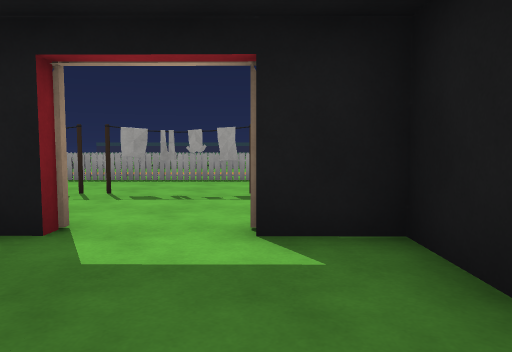
view 1 (above)

24 first-person views from a walk through a scene from a Unity 3-D project. The camera is 1.2 m above the floor, tilts 4° down and sees 70° across. The floor is counted in squares, 2 m on a side. Each view is taken from the middle of a square. On the plan, view 1 faces up. The plan holds only what a view shows up to about 10 squares ahead; the rest is blank. The place goes on beyond the plan. Some animated figures are not drawn. Some surface patterns are stand-ins.

view 2
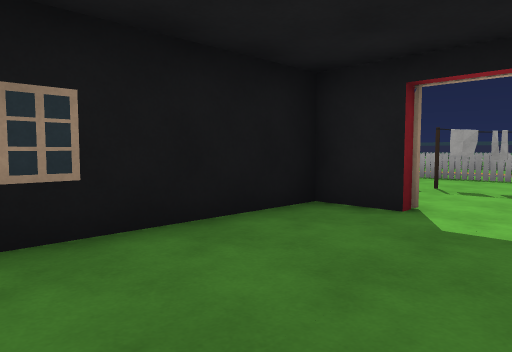

view 3
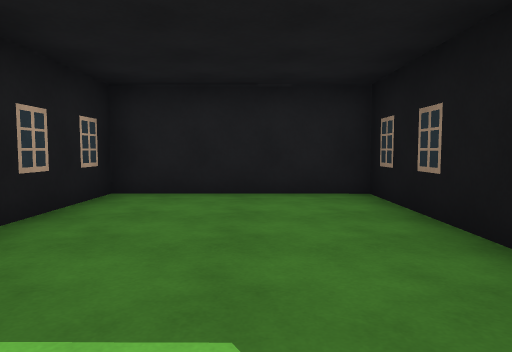

view 4
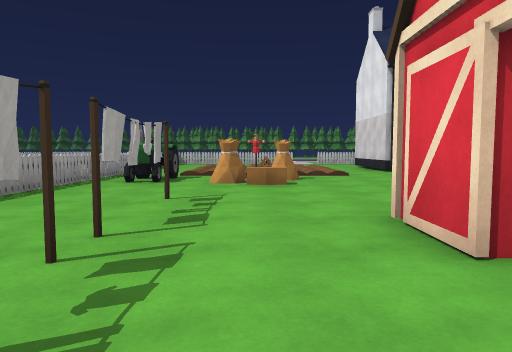

view 5
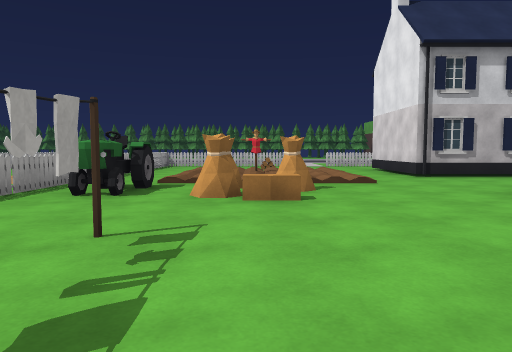

view 6
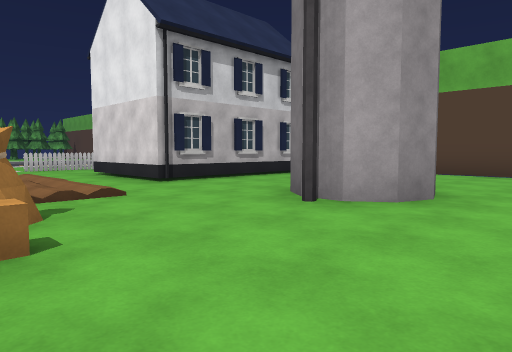

view 7
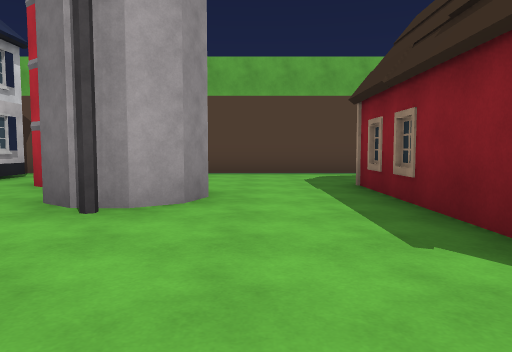

view 8
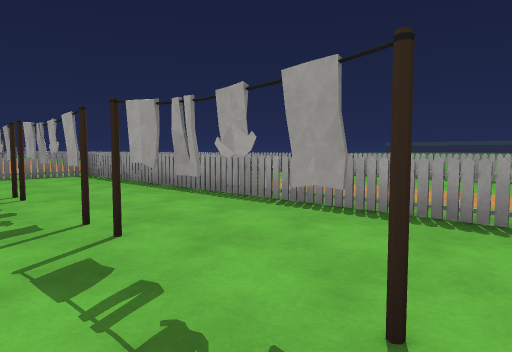

view 9
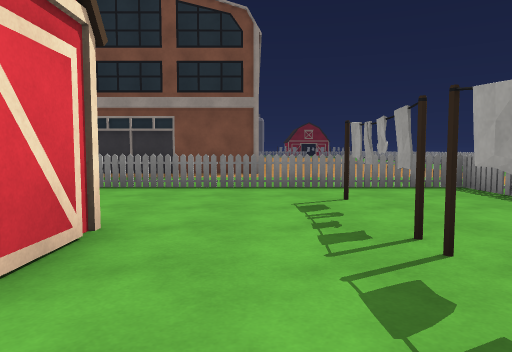

view 10
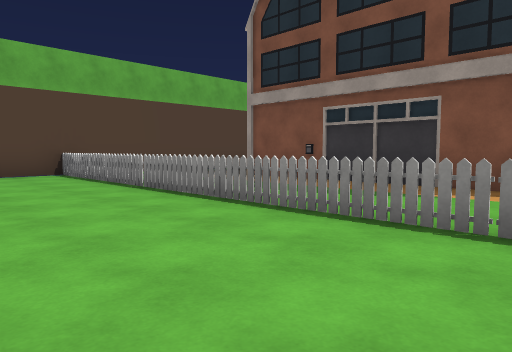

view 11
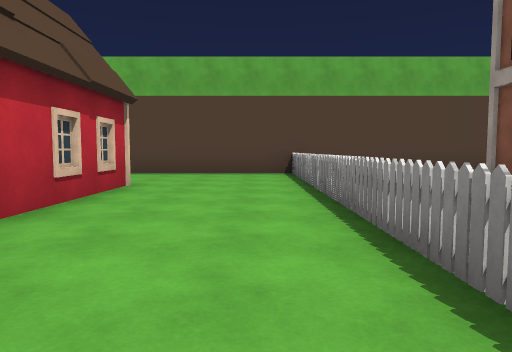

view 12
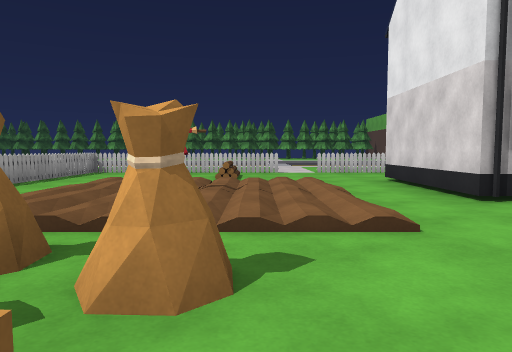

view 13
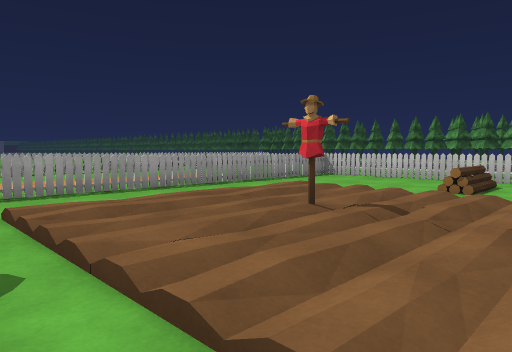

view 14
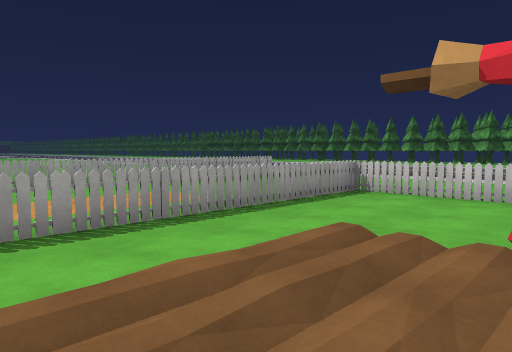

view 15
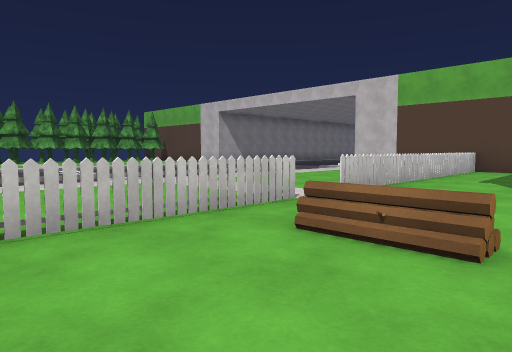

view 16
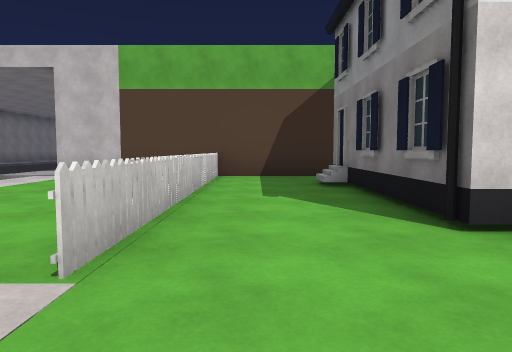

view 17
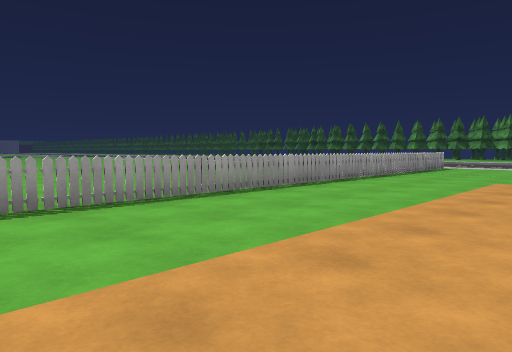

view 18
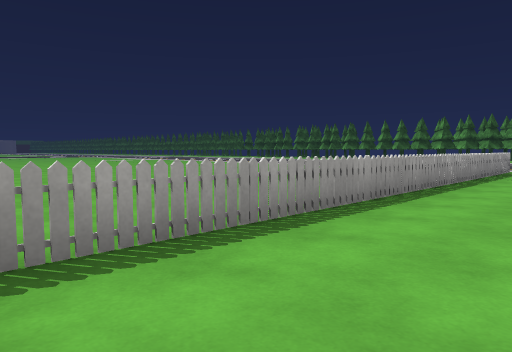

view 19
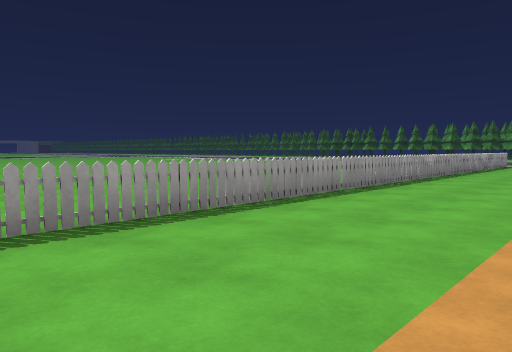

view 20
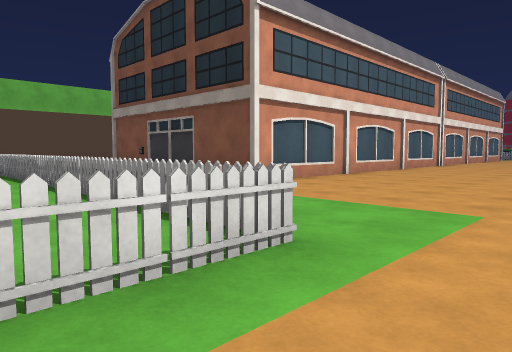

view 21
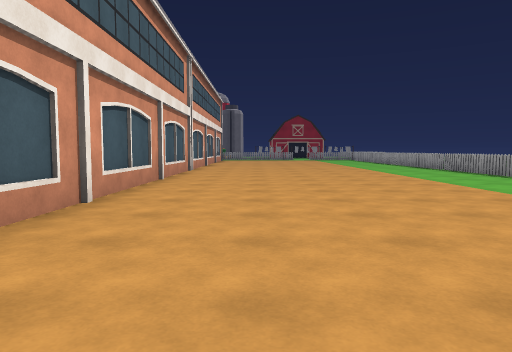

view 22
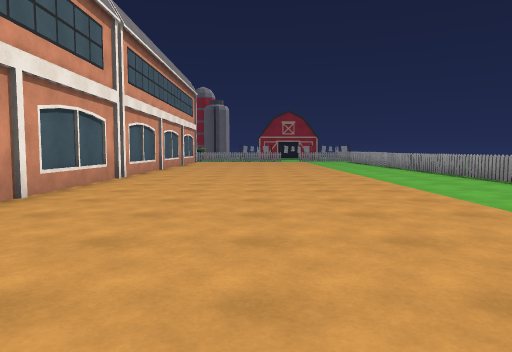

view 23
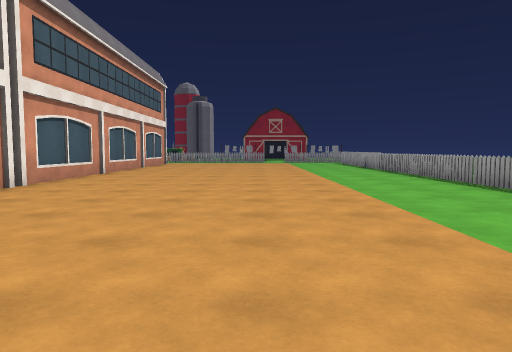

view 24
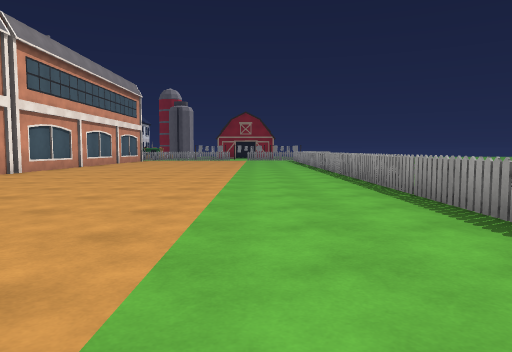

### Floor plan
Key: @ floor where view 1 was taken; # wall or solid block; . main floor; : floor 0.25 m higher than the main floor; / step, stairs or slope; F fence; R dryer; O other object.
Columns run from 23 left of view 1 to 15 right of it. Each row starts with its distance up from view 1.
 18                              ....
 17                              ....
 16                         .........
 15                         .........
 14                         .........
 13                         ..........
 12 OFFFFFFFFFF           FOFFFFFFFFFFFFFFO
 11 .............         .................
 10 ..............         ................
  9 .............   .....................
  8 .......................... .........
  7 .................FFFFFFFFFFFFFFFFFFFFF.
  6 .................F..........OO////...F.
  5 .................F.RRRRRRR..OO/   ...F.
  4 ###############..F..........OO:/  ...F.
  3               #..F..OO.OO....O/   ...F.
  2               #..F..O...O.....////.....
  1               #..F..O...O............F.
  0               #..F..O..@O..##...###..F.
 -1               #. F..O...O..# ...###..F.
 -2               #  F..OOOOO... #..###..F
 -3                  F...   ....  ..###..F
 -4                  F....  .....  .###..F
 -5                  F....  .....   .  ..F
 -6             #################   #######

Positions as (right, up) in squares from view 1, and headings:
1: (0, 0), facing up
2: (0, -1), facing up-left
3: (-1, 3), facing down
4: (-2, 4), facing right
5: (0, 4), facing right
6: (2, 4), facing down-right
7: (3, 4), facing down
8: (3, 4), facing up-left
9: (0, 4), facing left
10: (-3, 4), facing down-left
11: (-5, 4), facing down
12: (4, 3), facing right
13: (6, 2), facing up-right
14: (8, 4), facing up-right
15: (11, 6), facing down-right
16: (13, 3), facing down
17: (4, 8), facing up-right
18: (5, 10), facing up-right
19: (0, 9), facing up-right
20: (-4, 9), facing down-left
21: (-8, 6), facing left
22: (-11, 7), facing left
23: (-13, 8), facing left
24: (-10, 10), facing left
